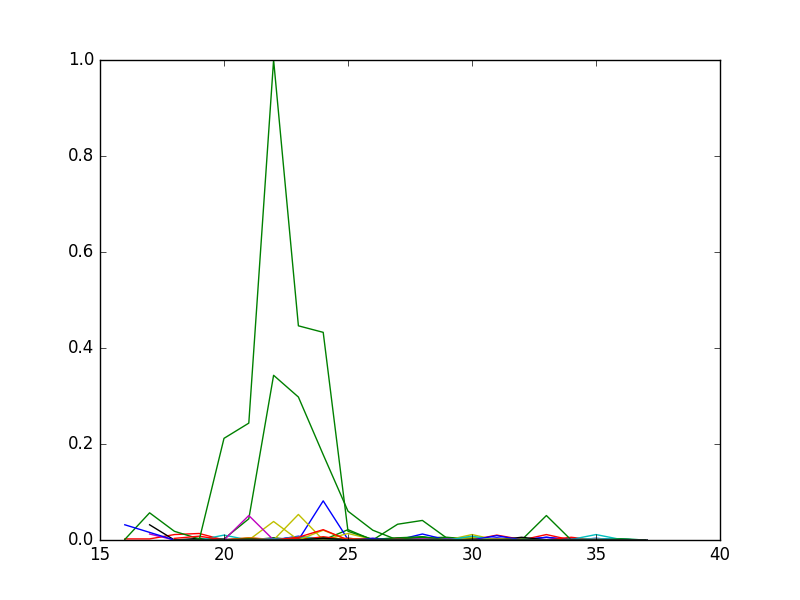

Python code for this plot:
import json
import csv
import os
import datetime
import matplotlib.pyplot as plt
from config import project_folder

# project_folder = "/home/shivam/coursework/user engagement/User-Engagement-Video/"
path = project_folder + "code/userdata/"


def extract_week_number(raw_date):
    year = raw_date[:4]
    month = raw_date[5:7]
    day = raw_date[8:]
    dt = datetime.date(int(year), int(month), int(day))
    wk = dt.isocalendar()[1]
    return wk


def create_query_dictionary(min_week, max_week):
    query_searches = {}
    for i in range(min_week, max_week + 1):
        query_searches[i] = 0.0
    return query_searches


def extract_query_clicks():
    print "query"
    user_log = {}
    count = 0
    for file in os.listdir(path):
        query_clicks = create_query_dictionary(18, 37)
        count += 1
        if file != ".gitignore":
            with open(path + file, 'r') as data_file:
                for line in data_file.readlines():
                    data = json.loads(line)
                    if data['user_action'] != None and "query" in data['user_action']:
                        week_number = extract_week_number(data['date'])
                        if week_number in query_clicks:
                            query_clicks[week_number] += 1
                        else:
                            query_clicks[week_number] = 1.0
                user_log[file.split("_")[1].split(".")[0]] = query_clicks

    max_click = 0
    for user in user_log:
        for week in user_log[user]:
            if user_log[user][week] > max_click:
                max_click = user_log[user][week]

    for user in user_log:
        for week in user_log[user]:
            user_log[user][week] /= max_click

    return user_log


def queryplot_behaviour():
    query_clicks = extract_query_clicks()

    for user in mmtoc_clicks:
        keys = query_clicks[user].keys()
        values = query_clicks[user].values()
        Z1 = sorted(keys)
        Z2 = [x for _, x in sorted(zip(keys, values))]
        plt.plot(Z1, Z2)
    plt.savefig("query.png")
    plt.show()

queryplot_behaviour()
